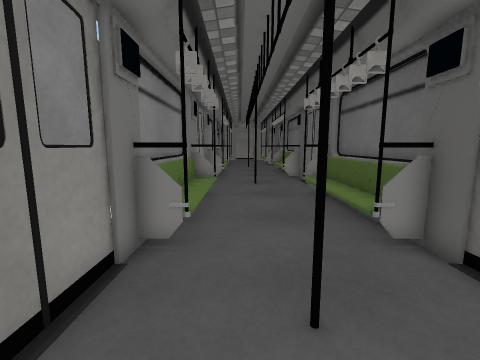
[1] (above)

13 first-person views from a walk through a 3-D level made in the Unity game engine. The camera is 1.2 m above the floor, tilts 8° down and sees 90° across. The floor is counted in squares, 0.5 m on a side. Each view is taken from the middle of a square. On the plan, view 1 faces up. The plan holds only what a view shows up to about 17 squares ahead; the rest is blank. The place goes on beyond the plan. The player is left out. Some surface patterns are stand-ins.

[2]
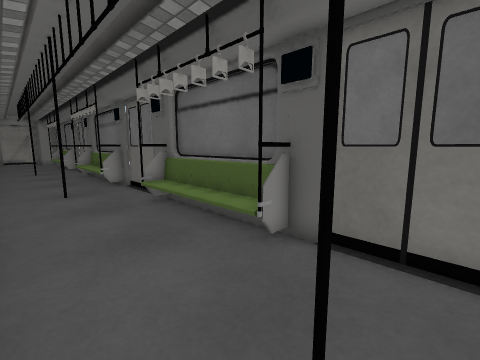

[3]
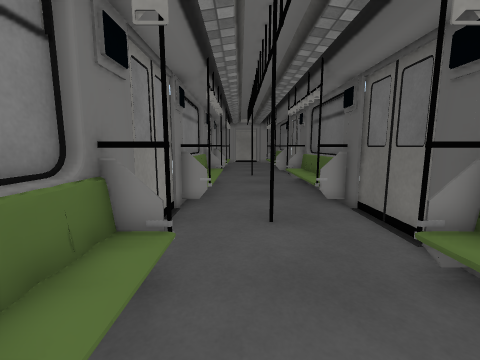

[4]
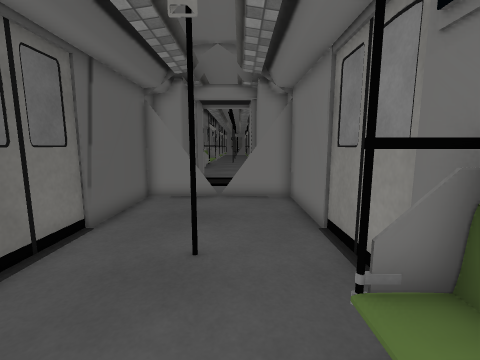

[5]
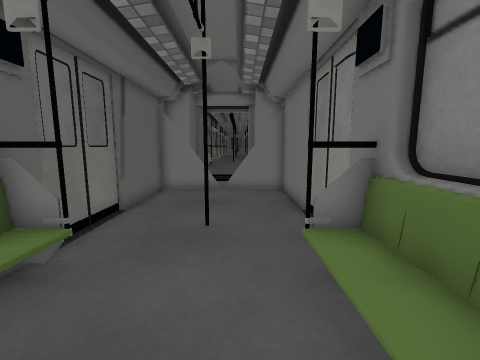

[6]
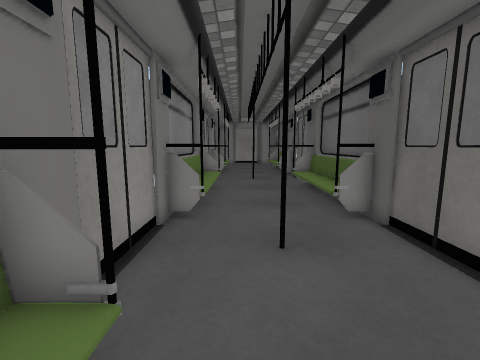

[7]
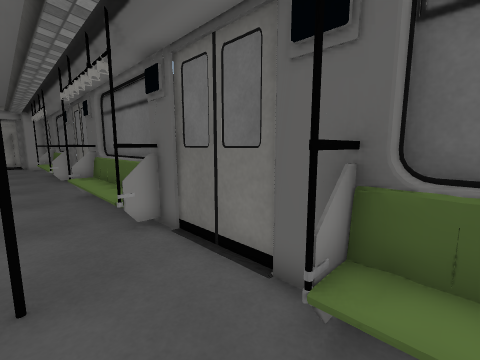

[8]
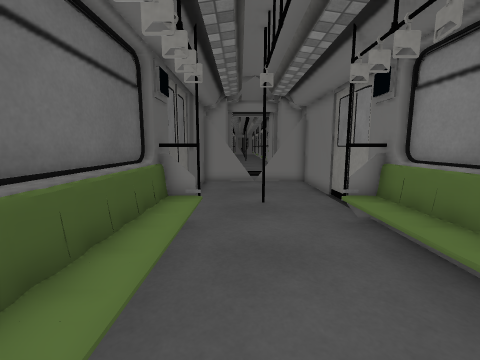

[9]
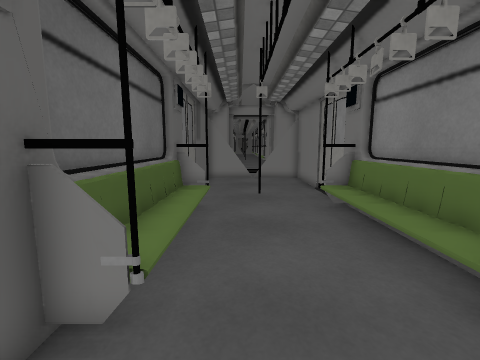

[10]
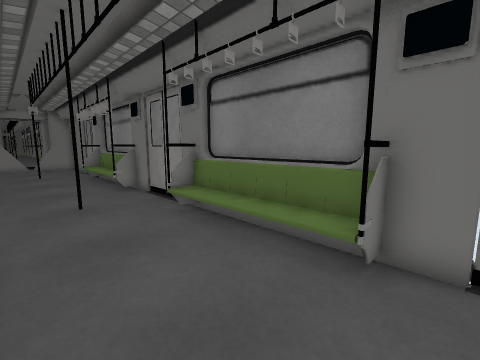

[11]
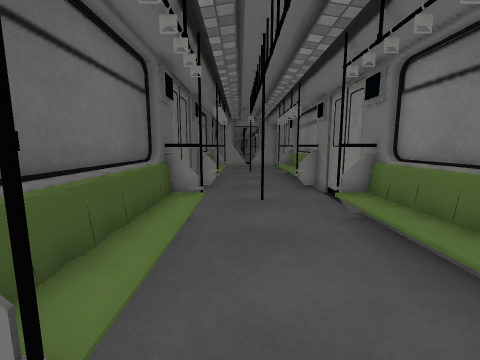

[12]
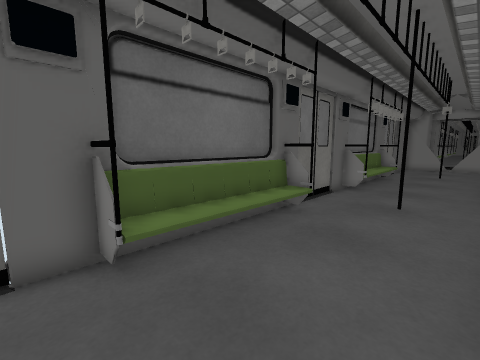

[13]
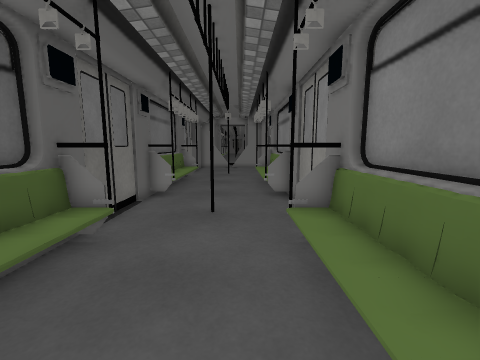

### Floor plan
Key: @ floor where view 1 was taken; # wall or solid block; . floor; = window, fence, low wall or low ledge.
Columns run from 3 left of view 1 to 5 right of it. Each row starts with its distance up from view 1.
 26  #.....#
 25  ##...##
 24  ##...##
 23  =#...#=
 22 ###...###
 21 #=.....=#
 20 #=.....=#
 19 #=.....=#
 18 ##.....##
 17 ##.....##
 16 #.......#
 15 #...#...#
 14 #.......#
 13 ##.....##
 12 ##.....##
 11 #=.....=#
 10 ###...###
  9   #...#
  8   #...#
  7  ##...##
  6 ###...###
  5 ##.....##
  4 #.......#
  3 #...#...#
  2 #.......#
  1 ##.....##
  0 ##.@...##
 -1  #.....#
 -2  #.....#
 -3  ###.###

Where each view was taken, in squares from view 1:
view 1: 0 up, 0 right, facing up
view 2: 2 up, 1 left, facing up-right
view 3: 8 up, 0 right, facing up
view 4: 8 up, 0 right, facing down
view 5: 10 up, 0 right, facing down
view 6: 10 up, 0 right, facing up
view 7: 11 up, 1 right, facing up-right
view 8: 13 up, 2 right, facing down
view 9: 15 up, 2 right, facing down
view 10: 26 up, 3 right, facing down-left
view 11: 26 up, 2 right, facing down
view 12: 26 up, 1 left, facing down-right
view 13: 24 up, 0 right, facing down
